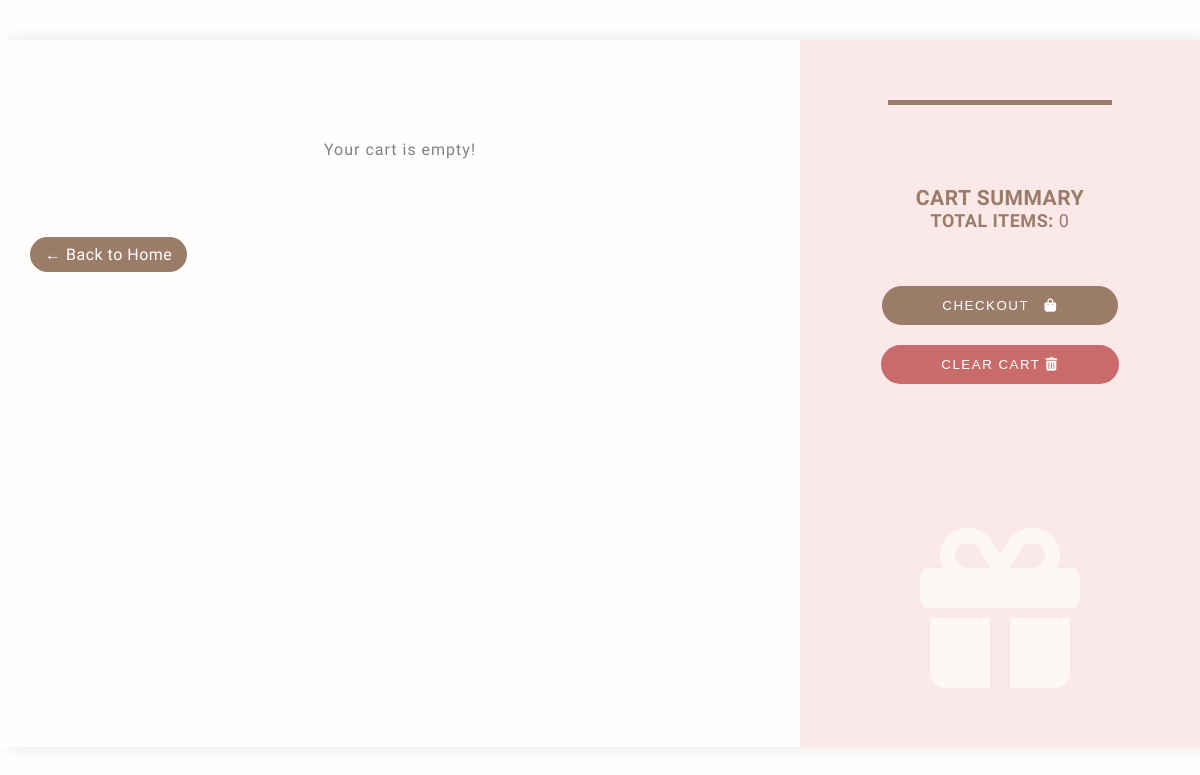
Before: /cart (signed in) with the older database file.
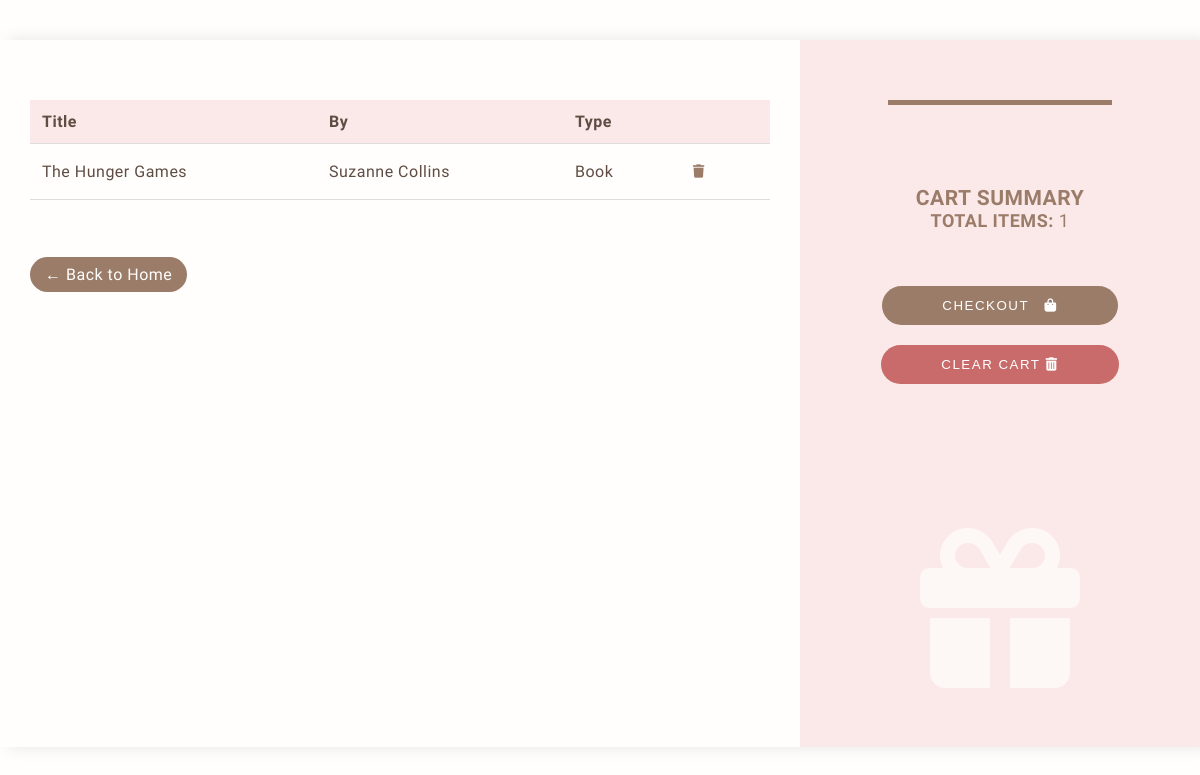
After: the same page with the newer database file.
### models/Cart.py (models this page shows, shortened)
class CartItems(db.Model):
  __tablename__ = 'Cart_items'
  id = db.Column(db.Integer, primary_key = True)
  cart_id = db.Column(db.String(80), db.ForeignKey('Carts.cart_id'), nullable = False)
  cart_item_id = db.Column(db.String(80), unique = True, nullable = False)
  item_id = db.Column(db.String(80), db.ForeignKey('Items.item_id'), nullable = False)
  added_on = db.Column(db.DateTime, default = utcnow)
  item = db.relationship('Item', lazy = True)

### models/Items.py (models this page shows, shortened)
class Item(db.Model):
    __tablename__ = "Items"
    id                  = db.Column(db.Integer, primary_key = True)
    item_id             = db.Column(db.String(36), unique = True, nullable = False)
    title               = db.Column(db.String(200), nullable = False)
    description         = db.Column(db.String(300), nullable = True)
    qty                 = db.Column(db.Integer, nullable = False)
    available_qty       = db.Column(db.Integer, nullable = False)
    added_on            = db.Column(db.DateTime, default = utcnow)
    item_type           = db.Column(db.String(20), nullable = False)
    image_url           = db.Column(db.String(500), nullable = True)
    loan_days           = 14
    __mapper_args__ = {
        'polymorphic_on': item_type,
        'polymorphic_identity': 'item'
    }

class Book(Item):
    __tablename__ = "Books"
    id = db.Column(db.Integer, db.ForeignKey('Items.id'), primary_key=True)
    isbn = db.Column(db.String(35), unique=True, nullable=True)
    author = db.Column(db.String(150), nullable=False)
    publisher = db.Column(db.String(100), nullable=True)
    genre = db.Column(db.String(150), nullable=True)
    edition = db.Column(db.String(50), nullable=True)
    loan_days = 28
    __mapper_args__ = {
        'polymorphic_identity': 'Book'
    }

### app.py (the view)
@app.route('/cart')
@login_required
def view_cart():
    cart = Cart.get_or_create(current_user.user_id)
    items = cart.view_cart()
    total = cart.item_count()
    return render_template('cart.html', user = current_user, items = items, total = total)

### app.py (called while the page is built)
@login_manager.user_loader
def load_user(user_id):
    return User.query.filter_by(user_id=user_id).first()

### models/Cart.py (called while the page is built)
  def view_cart(self):
    return CartItems.query.filter_by(cart_id = self.cart_id).all()

  def item_count(self):
    return CartItems.query.filter_by(cart_id = self.cart_id).count()

  @staticmethod
  def get_or_create(user_id: str):
    cart = Cart.query.filter_by(user_id=user_id).first()
    if not cart:
      cart = Cart(user_id=user_id)
      db.session.add(cart)
      db.session.commit()
    return cart

### templates/cart.html (shortened to what this page needs)
<!DOCTYPE html>
<html lang="en">
<head>
    <link rel="stylesheet" href="https://cdnjs.cloudflare.com/ajax/libs/font-awesome/6.4.0/css/all.min.css">
</head>
<body>
<div class="cart-container">
  <div class="cart-items">
    {% if items %}
    <table>
        <thead>
            <tr>
                <th>Title</th>
                <th>By</th>
                <th>Type</th>
                <th></th>
            </tr>
        </thead>
        <tbody>
            {% for cart_item in items %}
            <tr>
                <td>
                    <div class = "item-img">
                        <div>
                            {{ cart_item.item.title if cart_item.item and cart_item.item.title else "N/A" }}
                        </div>
                    </div>
                </td>
                <td>
                    {% if cart_item.item.item_type == 'Book' %}
                        {{ cart_item.item.author }}
                    {% elif cart_item.item.item_type == 'Movie' %}
                        {{ cart_item.item.director }}
                    {% elif cart_item.item.item_type == 'Computer' %}
                        {{ cart_item.item.brand }}
                    {% else %}
                        N/A
                    {% endif %}
                </td>
                <td>
                    {{ cart_item.item.item_type}}
                </td>
                <td>
                    <form method="POST" action="{{ url_for('remove_from_cart', cart_item_id=cart_item.cart_item_id) }}">
                        <button type="submit" class="btn-remove">
                            <i class="fa-solid fa-trash"></i>
                        </button>
                    </form>
                </td>
            </tr>
            {% endfor %}
        </tbody>
    </table>
    <br>
    {% else %}
    <div class="empty-cart">
        Your cart is empty!
    </div>
    {% endif %}
    <br><br>
    <a href="{{ url_for('index') }}" class="btn">← Back to Home</a>
  </div>
  <div class="cart-summary">
    <div class="line"></div>
    <div class = "description">
        <h3>Cart Summary</h3>
        <p><strong>Total Items:</strong> {{ total }}</p>
    </div>
        <div class = "checkout-wrapper">
            <form method="POST" action="{{ url_for('checkout_cart') }}">
                <button type="submit" class="checkout-btn">
                Checkout &nbsp; <i class="fa-solid fa-bag-shopping"></i>
                </button>
            </form>
        </div>
        <div class = "checkout-wrapper">
            <form method = "POST" action = "{{ url_for('clear_cart') }}">
                <button type="submit" class="clear-cart-btn">
                Clear Cart <i class="fa-solid fa-trash-can"></i>
                </button>
            </form>
        </div>
        <div class = "store-icon">
            <i class="fa-solid fa-gift"></i>
        </div>
  </div>
</div>
</body>
</html>

### templates/cart.html (style rules this page uses)
body { color: var(--brown-2); font-family: 'Neuton', serif; background-color: var(--white); }
:root { --green: #96a090; --light-green: #c5d862; --cream: #fffddd; --brown: #9a7c69; --pink: #ecb0a1; --gray: #79796f; --dark-cream: #c0bea8; --white: #fffefc; --light-pink: #fbe9e9; --brown-2: #5f4d43; --green-2: #838b7e; --border-radius-s: 8px; --border-radius-m: 30px; --border-radius-circle: 50%; }
* { box-sizing: border-box; margin: 0; padding: 0; }
.cart-container { display: grid; grid-template-columns: 2fr 1fr; max-width: 1200px; margin: 40px auto; background: var(--white); box-shadow: 0.5rem 0 1rem rgba(0,0,0,.1); }
.cart-items { margin-top: 30px; flex: 2; padding: 30px; letter-spacing: 0.5px; }
.item-img { display: flex; gap: 15px; align-items: center; }
.btn { padding: 8px 15px; background: var(--brown); color: var(--white); border: none; border-radius: var(--border-radius-m); text-decoration: none; display: inline-block; }
.btn-remove { padding: 8px 12px; color: var(--brown); background: transparent; border: none; }
.cart-summary { flex: 1; background: #fbe9e9; padding: 30px; }
.line { height: 5px; background: var(--brown); width: 14rem; margin-bottom: 50px; margin-top: 30px; place-self: center; }
.description { margin: 25px auto; font-size: 18px; letter-spacing: 0.5px; place-items: center; text-transform: uppercase; padding: 30px; color: var(--brown); }
.checkout-btn { place-items: center; text-transform: uppercase; border: none; border-radius: var(--border-radius-m); text-decoration: none; display: inline-block; padding: 12px 60px; background: var(--brown); color: white; letter-spacing: 1.5px; }
.clear-cart-btn { place-items: center; text-transform: uppercase; border: none; border-radius: var(--border-radius-m); text-decoration: none; display: inline-block; padding: 12px 60px; background: #c96b6b; color: white; letter-spacing: 1.5px; }
.checkout-wrapper { display: flex; justify-content: center; margin-bottom: 20px; }
.store-icon { color: var(--white); opacity: 70%; margin-top: 40%; margin-bottom: 10px; font-size: 10rem; text-align: center; }
table { width: 100%; border-collapse: collapse; }
th, td { padding: 12px; border-bottom: 1px solid #ddd; text-align: left; }
th { background: var(--light-pink); color: var(--brown-2); }

Changed rows visible on the page:
added CartItems: item "The Hunger Games", item.author "Suzanne Collins", item.item_type "Book"
Other visible differences:
{{ total }}: "0" → "1"
text no longer shown: "Your cart is empty!"
text now shown: "Title By Type"
